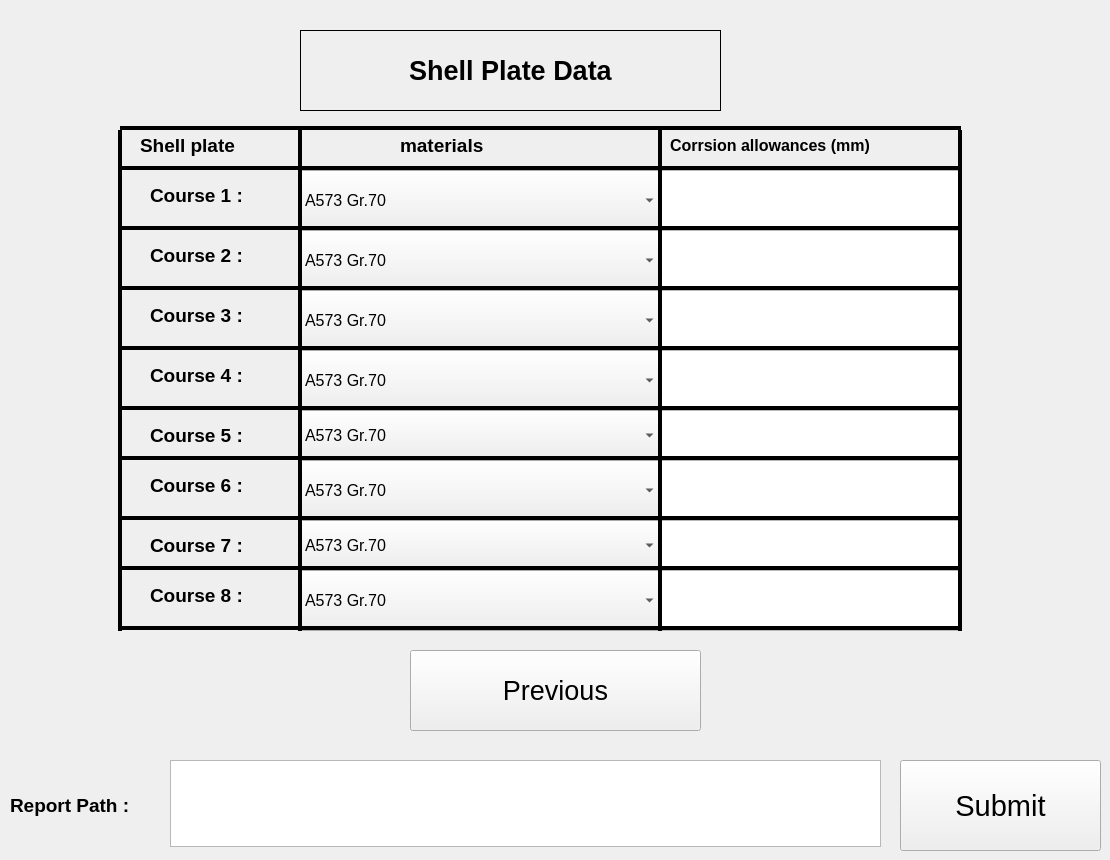
  <widget class="QWidget" name="ShellPlate">
   <widget class="QComboBox" name="ShellPlateCourse1Material">
    <property name="geometry">
     <rect>
      <x>300</x>
      <y>170</y>
      <width>361</width>
      <height>61</height>
     </rect>
    </property>
    <property name="font">
     <font>
      <pointsize>12</pointsize>
     </font>
    </property>
    <item>
     <property name="text">
      <string>A573 Gr.70 </string>
     </property>
    </item>
    <item>
     <property name="text">
      <string>A283 Gr. C</string>
     </property>
    </item>
   </widget>
   <widget class="QComboBox" name="ShellPlateCourse2Material">
    <property name="geometry">
     <rect>
      <x>300</x>
      <y>230</y>
      <width>361</width>
      <height>61</height>
     </rect>
    </property>
    <property name="font">
     <font>
      <pointsize>12</pointsize>
     </font>
    </property>
    <item>
     <property name="text">
      <string>A573 Gr.70 </string>
     </property>
    </item>
    <item>
     <property name="text">
      <string>A283 Gr. C</string>
     </property>
    </item>
   </widget>
   <widget class="QComboBox" name="ShellPlateCourse3Material">
    <property name="geometry">
     <rect>
      <x>300</x>
      <y>290</y>
      <width>361</width>
      <height>61</height>
     </rect>
    </property>
    <property name="font">
     <font>
      <pointsize>12</pointsize>
     </font>
    </property>
    <item>
     <property name="text">
      <string>A573 Gr.70 </string>
     </property>
    </item>
    <item>
     <property name="text">
      <string>A283 Gr. C</string>
     </property>
    </item>
   </widget>
   <widget class="QComboBox" name="ShellPlateCourse4Material">
    <property name="geometry">
     <rect>
      <x>300</x>
      <y>350</y>
      <width>361</width>
      <height>61</height>
     </rect>
    </property>
    <property name="font">
     <font>
      <pointsize>12</pointsize>
     </font>
    </property>
    <item>
     <property name="text">
      <string>A573 Gr.70 </string>
     </property>
    </item>
    <item>
     <property name="text">
      <string>A283 Gr. C</string>
     </property>
    </item>
   </widget>
   <widget class="QComboBox" name="ShellPlateCourse5Material">
    <property name="geometry">
     <rect>
      <x>300</x>
      <y>410</y>
      <width>361</width>
      <height>51</height>
     </rect>
    </property>
    <property name="font">
     <font>
      <pointsize>12</pointsize>
     </font>
    </property>
    <item>
     <property name="text">
      <string>A573 Gr.70 </string>
     </property>
    </item>
    <item>
     <property name="text">
      <string>A283 Gr. C</string>
     </property>
    </item>
   </widget>
   <widget class="QComboBox" name="ShellPlateCourse6Material">
    <property name="geometry">
     <rect>
      <x>300</x>
      <y>460</y>
      <width>361</width>
      <height>61</height>
     </rect>
    </property>
    <property name="font">
     <font>
      <pointsize>12</pointsize>
     </font>
    </property>
    <item>
     <property name="text">
      <string>A573 Gr.70 </string>
     </property>
    </item>
    <item>
     <property name="text">
      <string>A283 Gr. C</string>
     </property>
    </item>
   </widget>
   <widget class="QComboBox" name="ShellPlateCourse7Material">
    <property name="geometry">
     <rect>
      <x>300</x>
      <y>520</y>
      <width>361</width>
      <height>51</height>
     </rect>
    </property>
    <property name="font">
     <font>
      <pointsize>12</pointsize>
     </font>
    </property>
    <item>
     <property name="text">
      <string>A573 Gr.70 </string>
     </property>
    </item>
    <item>
     <property name="text">
      <string>A283 Gr. C</string>
     </property>
    </item>
   </widget>
   <widget class="QComboBox" name="ShellPlateCourse8Material">
    <property name="geometry">
     <rect>
      <x>300</x>
      <y>570</y>
      <width>361</width>
      <height>61</height>
     </rect>
    </property>
    <property name="font">
     <font>
      <pointsize>12</pointsize>
     </font>
    </property>
    <item>
     <property name="text">
      <string>A573 Gr.70 </string>
     </property>
    </item>
    <item>
     <property name="text">
      <string>A283 Gr. C</string>
     </property>
    </item>
   </widget>
   <widget class="QLabel" name="ShellPlateCourse1Material_2">
    <property name="geometry">
     <rect>
      <x>150</x>
      <y>170</y>
      <width>121</width>
      <height>51</height>
     </rect>
    </property>
    <property name="font">
     <font>
      <pointsize>14</pointsize>
      <weight>75</weight>
      <bold>true</bold>
     </font>
    </property>
    <property name="text">
     <string>Course 1 :</string>
    </property>
   </widget>
   <widget class="QLabel" name="ShellPlateCourse2Material_2">
    <property name="geometry">
     <rect>
      <x>150</x>
      <y>230</y>
      <width>121</width>
      <height>51</height>
     </rect>
    </property>
    <property name="font">
     <font>
      <pointsize>14</pointsize>
      <weight>75</weight>
      <bold>true</bold>
     </font>
    </property>
    <property name="text">
     <string>Course 2 :</string>
    </property>
   </widget>
   <widget class="QLabel" name="ShellPlateCourse3Material_2">
    <property name="geometry">
     <rect>
      <x>150</x>
      <y>290</y>
      <width>121</width>
      <height>51</height>
     </rect>
    </property>
    <property name="font">
     <font>
      <pointsize>14</pointsize>
      <weight>75</weight>
      <bold>true</bold>
     </font>
    </property>
    <property name="text">
     <string>Course 3 :</string>
    </property>
   </widget>
   <widget class="QLabel" name="ShellPlateCourse4Material_2">
    <property name="geometry">
     <rect>
      <x>150</x>
      <y>350</y>
      <width>121</width>
      <height>51</height>
     </rect>
    </property>
    <property name="font">
     <font>
      <pointsize>14</pointsize>
      <weight>75</weight>
      <bold>true</bold>
     </font>
    </property>
    <property name="text">
     <string>Course 4 :</string>
    </property>
   </widget>
   <widget class="QLabel" name="ShellPlateCourse5Material_2">
    <property name="geometry">
     <rect>
      <x>150</x>
      <y>410</y>
      <width>121</width>
      <height>51</height>
     </rect>
    </property>
    <property name="font">
     <font>
      <pointsize>14</pointsize>
      <weight>75</weight>
      <bold>true</bold>
     </font>
    </property>
    <property name="text">
     <string>Course 5 :</string>
    </property>
   </widget>
   <widget class="QLabel" name="ShellPlateCourse6Material_2">
    <property name="geometry">
     <rect>
      <x>150</x>
      <y>460</y>
      <width>121</width>
      <height>51</height>
     </rect>
    </property>
    <property name="font">
     <font>
      <pointsize>14</pointsize>
      <weight>75</weight>
      <bold>true</bold>
     </font>
    </property>
    <property name="text">
     <string>Course 6 :</string>
    </property>
   </widget>
   <widget class="QLabel" name="ShellPlateCourse7Material_2">
    <property name="geometry">
     <rect>
      <x>150</x>
      <y>520</y>
      <width>121</width>
      <height>51</height>
     </rect>
    </property>
    <property name="font">
     <font>
      <pointsize>14</pointsize>
      <weight>75</weight>
      <bold>true</bold>
     </font>
    </property>
    <property name="text">
     <string>Course 7 :</string>
    </property>
   </widget>
   <widget class="QLabel" name="ShellPlateCourse8Material_2">
    <property name="geometry">
     <rect>
      <x>150</x>
      <y>570</y>
      <width>121</width>
      <height>51</height>
     </rect>
    </property>
    <property name="font">
     <font>
      <pointsize>14</pointsize>
      <weight>75</weight>
      <bold>true</bold>
     </font>
    </property>
    <property name="text">
     <string>Course 8 :</string>
    </property>
   </widget>
   <widget class="QTextEdit" name="ShellPlateCourse1CA">
    <property name="geometry">
     <rect>
      <x>660</x>
      <y>170</y>
      <width>301</width>
      <height>61</height>
     </rect>
    </property>
   </widget>
   <widget class="QTextEdit" name="ShellPlateCourse2CA">
    <property name="geometry">
     <rect>
      <x>660</x>
      <y>230</y>
      <width>301</width>
      <height>61</height>
     </rect>
    </property>
   </widget>
   <widget class="QTextEdit" name="ShellPlateCourse3CA">
    <property name="geometry">
     <rect>
      <x>660</x>
      <y>290</y>
      <width>301</width>
      <height>61</height>
     </rect>
    </property>
   </widget>
   <widget class="QTextEdit" name="ShellPlateCourse4CA">
    <property name="geometry">
     <rect>
      <x>660</x>
      <y>350</y>
      <width>301</width>
      <height>61</height>
     </rect>
    </property>
   </widget>
   <widget class="QTextEdit" name="ShellPlateCourse5CA">
    <property name="geometry">
     <rect>
      <x>660</x>
      <y>410</y>
      <width>301</width>
      <height>51</height>
     </rect>
    </property>
   </widget>
   <widget class="QTextEdit" name="ShellPlateCourse6CA">
    <property name="geometry">
     <rect>
      <x>660</x>
      <y>460</y>
      <width>301</width>
      <height>61</height>
     </rect>
    </property>
   </widget>
   <widget class="QTextEdit" name="ShellPlateCourse7CA">
    <property name="geometry">
     <rect>
      <x>660</x>
      <y>520</y>
      <width>301</width>
      <height>51</height>
     </rect>
    </property>
   </widget>
   <widget class="QTextEdit" name="ShellPlateCourse8CA">
    <property name="geometry">
     <rect>
      <x>660</x>
      <y>570</y>
      <width>301</width>
      <height>61</height>
     </rect>
    </property>
   </widget>
   <widget class="QLabel" name="Designliquidheight_19">
    <property name="geometry">
     <rect>
      <x>140</x>
      <y>120</y>
      <width>141</width>
      <height>51</height>
     </rect>
    </property>
    <property name="font">
     <font>
      <pointsize>14</pointsize>
      <weight>75</weight>
      <bold>true</bold>
     </font>
    </property>
    <property name="text">
     <string>Shell plate</string>
    </property>
   </widget>
   <widget class="QLabel" name="Designliquidheight_20">
    <property name="geometry">
     <rect>
      <x>400</x>
      <y>120</y>
      <width>121</width>
      <height>51</height>
     </rect>
    </property>
    <property name="font">
     <font>
      <pointsize>14</pointsize>
      <weight>75</weight>
      <bold>true</bold>
     </font>
    </property>
    <property name="text">
     <string>materials</string>
    </property>
   </widget>
   <widget class="QLabel" name="Designliquidheight_21">
    <property name="geometry">
     <rect>
      <x>670</x>
      <y>120</y>
      <width>271</width>
      <height>51</height>
     </rect>
    </property>
    <property name="font">
     <font>
      <pointsize>12</pointsize>
      <weight>75</weight>
      <bold>true</bold>
     </font>
    </property>
    <property name="text">
     <string>Corrsion allowances (mm)</string>
    </property>
   </widget>
   <widget class="Line" name="line">
    <property name="geometry">
     <rect>
      <x>110</x>
      <y>130</y>
      <width>20</width>
      <height>501</height>
     </rect>
    </property>
    <property name="font">
     <font>
      <pointsize>72</pointsize>
     </font>
    </property>
    <property name="frameShadow">
     <enum>QFrame::Plain</enum>
    </property>
    <property name="lineWidth">
     <number>4</number>
    </property>
    <property name="orientation">
     <enum>Qt::Vertical</enum>
    </property>
   </widget>
   <widget class="Line" name="line_2">
    <property name="geometry">
     <rect>
      <x>120</x>
      <y>120</y>
      <width>841</width>
      <height>16</height>
     </rect>
    </property>
    <property name="frameShadow">
     <enum>QFrame::Plain</enum>
    </property>
    <property name="lineWidth">
     <number>4</number>
    </property>
    <property name="orientation">
     <enum>Qt::Horizontal</enum>
    </property>
   </widget>
   <widget class="Line" name="line_3">
    <property name="geometry">
     <rect>
      <x>290</x>
      <y>130</y>
      <width>20</width>
      <height>501</height>
     </rect>
    </property>
    <property name="frameShadow">
     <enum>QFrame::Plain</enum>
    </property>
    <property name="lineWidth">
     <number>4</number>
    </property>
    <property name="orientation">
     <enum>Qt::Vertical</enum>
    </property>
   </widget>
   <widget class="Line" name="line_4">
    <property name="geometry">
     <rect>
      <x>650</x>
      <y>130</y>
      <width>20</width>
      <height>501</height>
     </rect>
    </property>
    <property name="frameShadow">
     <enum>QFrame::Plain</enum>
    </property>
    <property name="lineWidth">
     <number>4</number>
    </property>
    <property name="orientation">
     <enum>Qt::Vertical</enum>
    </property>
   </widget>
   <widget class="Line" name="line_5">
    <property name="geometry">
     <rect>
      <x>950</x>
      <y>130</y>
      <width>20</width>
      <height>501</height>
     </rect>
    </property>
    <property name="frameShadow">
     <enum>QFrame::Plain</enum>
    </property>
    <property name="lineWidth">
     <number>4</number>
    </property>
    <property name="orientation">
     <enum>Qt::Vertical</enum>
    </property>
   </widget>
   <widget class="Line" name="line_6">
    <property name="geometry">
     <rect>
      <x>120</x>
      <y>160</y>
      <width>841</width>
      <height>16</height>
     </rect>
    </property>
    <property name="frameShadow">
     <enum>QFrame::Plain</enum>
    </property>
    <property name="lineWidth">
     <number>4</number>
    </property>
    <property name="orientation">
     <enum>Qt::Horizontal</enum>
    </property>
   </widget>
   <widget class="Line" name="line_7">
    <property name="geometry">
     <rect>
      <x>120</x>
      <y>220</y>
      <width>841</width>
      <height>16</height>
     </rect>
    </property>
    <property name="frameShadow">
     <enum>QFrame::Plain</enum>
    </property>
    <property name="lineWidth">
     <number>4</number>
    </property>
    <property name="orientation">
     <enum>Qt::Horizontal</enum>
    </property>
   </widget>
   <widget class="Line" name="line_8">
    <property name="geometry">
     <rect>
      <x>120</x>
      <y>280</y>
      <width>841</width>
      <height>16</height>
     </rect>
    </property>
    <property name="frameShadow">
     <enum>QFrame::Plain</enum>
    </property>
    <property name="lineWidth">
     <number>4</number>
    </property>
    <property name="orientation">
     <enum>Qt::Horizontal</enum>
    </property>
   </widget>
   <widget class="Line" name="line_9">
    <property name="geometry">
     <rect>
      <x>120</x>
      <y>340</y>
      <width>841</width>
      <height>16</height>
     </rect>
    </property>
    <property name="frameShadow">
     <enum>QFrame::Plain</enum>
    </property>
    <property name="lineWidth">
     <number>4</number>
    </property>
    <property name="orientation">
     <enum>Qt::Horizontal</enum>
    </property>
   </widget>
   <widget class="Line" name="line_10">
    <property name="geometry">
     <rect>
      <x>120</x>
      <y>400</y>
      <width>841</width>
      <height>16</height>
     </rect>
    </property>
    <property name="frameShadow">
     <enum>QFrame::Plain</enum>
    </property>
    <property name="lineWidth">
     <number>4</number>
    </property>
    <property name="orientation">
     <enum>Qt::Horizontal</enum>
    </property>
   </widget>
   <widget class="Line" name="line_11">
    <property name="geometry">
     <rect>
      <x>120</x>
      <y>450</y>
      <width>841</width>
      <height>16</height>
     </rect>
    </property>
    <property name="frameShadow">
     <enum>QFrame::Plain</enum>
    </property>
    <property name="lineWidth">
     <number>4</number>
    </property>
    <property name="orientation">
     <enum>Qt::Horizontal</enum>
    </property>
   </widget>
   <widget class="Line" name="line_12">
    <property name="geometry">
     <rect>
      <x>120</x>
      <y>510</y>
      <width>841</width>
      <height>16</height>
     </rect>
    </property>
    <property name="frameShadow">
     <enum>QFrame::Plain</enum>
    </property>
    <property name="lineWidth">
     <number>4</number>
    </property>
    <property name="orientation">
     <enum>Qt::Horizontal</enum>
    </property>
   </widget>
   <widget class="Line" name="line_13">
    <property name="geometry">
     <rect>
      <x>120</x>
      <y>620</y>
      <width>841</width>
      <height>16</height>
     </rect>
    </property>
    <property name="frameShadow">
     <enum>QFrame::Plain</enum>
    </property>
    <property name="lineWidth">
     <number>4</number>
    </property>
    <property name="orientation">
     <enum>Qt::Horizontal</enum>
    </property>
   </widget>
   <widget class="Line" name="line_14">
    <property name="geometry">
     <rect>
      <x>120</x>
      <y>560</y>
      <width>841</width>
      <height>16</height>
     </rect>
    </property>
    <property name="frameShadow">
     <enum>QFrame::Plain</enum>
    </property>
    <property name="lineWidth">
     <number>4</number>
    </property>
    <property name="orientation">
     <enum>Qt::Horizontal</enum>
    </property>
   </widget>
   <widget class="QLabel" name="ShellPlateData">
    <property name="geometry">
     <rect>
      <x>300</x>
      <y>30</y>
      <width>421</width>
      <height>81</height>
     </rect>
    </property>
    <property name="font">
     <font>
      <pointsize>20</pointsize>
      <weight>75</weight>
      <bold>true</bold>
     </font>
    </property>
    <property name="layoutDirection">
     <enum>Qt::LeftToRight</enum>
    </property>
    <property name="autoFillBackground">
     <bool>true</bool>
    </property>
    <property name="frameShape">
     <enum>QFrame::Box</enum>
    </property>
    <property name="text">
     <string>Shell Plate Data</string>
    </property>
    <property name="alignment">
     <set>Qt::AlignCenter</set>
    </property>
   </widget>
   <widget class="QPushButton" name="TankDesignCalculator">
    <property name="geometry">
     <rect>
      <x>900</x>
      <y>760</y>
      <width>201</width>
      <height>91</height>
     </rect>
    </property>
    <property name="font">
     <font>
      <pointsize>22</pointsize>
     </font>
    </property>
    <property name="text">
     <string>Submit</string>
    </property>
   </widget>
   <widget class="QTextEdit" name="InputPath">
    <property name="geometry">
     <rect>
      <x>170</x>
      <y>760</y>
      <width>711</width>
      <height>87</height>
     </rect>
    </property>
   </widget>
   <widget class="QLabel" name="InputPath_2">
    <property name="geometry">
     <rect>
      <x>10</x>
      <y>780</y>
      <width>161</width>
      <height>51</height>
     </rect>
    </property>
    <property name="font">
     <font>
      <pointsize>14</pointsize>
      <weight>75</weight>
      <bold>true</bold>
     </font>
    </property>
    <property name="text">
     <string>Report Path :</string>
    </property>
   </widget>
   <widget class="QPushButton" name="previous_7">
    <property name="geometry">
     <rect>
      <x>410</x>
      <y>650</y>
      <width>291</width>
      <height>81</height>
     </rect>
    </property>
    <property name="font">
     <font>
      <pointsize>20</pointsize>
     </font>
    </property>
    <property name="text">
     <string>Previous</string>
    </property>
   </widget>
   <zorder>ShellPlateCourse1Material</zorder>
   <zorder>ShellPlateCourse2Material</zorder>
   <zorder>ShellPlateCourse3Material</zorder>
   <zorder>ShellPlateCourse4Material</zorder>
   <zorder>ShellPlateCourse5Material</zorder>
   <zorder>ShellPlateCourse6Material</zorder>
   <zorder>ShellPlateCourse7Material</zorder>
   <zorder>ShellPlateCourse8Material</zorder>
   <zorder>ShellPlateCourse1Material_2</zorder>
   <zorder>ShellPlateCourse2Material_2</zorder>
   <zorder>ShellPlateCourse3Material_2</zorder>
   <zorder>ShellPlateCourse4Material_2</zorder>
   <zorder>ShellPlateCourse5Material_2</zorder>
   <zorder>ShellPlateCourse6Material_2</zorder>
   <zorder>ShellPlateCourse7Material_2</zorder>
   <zorder>ShellPlateCourse8Material_2</zorder>
   <zorder>ShellPlateCourse1CA</zorder>
   <zorder>ShellPlateCourse2CA</zorder>
   <zorder>ShellPlateCourse3CA</zorder>
   <zorder>ShellPlateCourse4CA</zorder>
   <zorder>ShellPlateCourse5CA</zorder>
   <zorder>ShellPlateCourse6CA</zorder>
   <zorder>ShellPlateCourse7CA</zorder>
   <zorder>ShellPlateCourse8CA</zorder>
   <zorder>Designliquidheight_19</zorder>
   <zorder>Designliquidheight_20</zorder>
   <zorder>Designliquidheight_21</zorder>
   <zorder>line_2</zorder>
   <zorder>line</zorder>
   <zorder>line_3</zorder>
   <zorder>line_4</zorder>
   <zorder>line_5</zorder>
   <zorder>line_6</zorder>
   <zorder>line_7</zorder>
   <zorder>line_8</zorder>
   <zorder>line_9</zorder>
   <zorder>line_10</zorder>
   <zorder>line_11</zorder>
   <zorder>line_12</zorder>
   <zorder>line_13</zorder>
   <zorder>line_14</zorder>
   <zorder>ShellPlateData</zorder>
   <zorder>TankDesignCalculator</zorder>
   <zorder>InputPath</zorder>
   <zorder>InputPath_2</zorder>
   <zorder>previous_7</zorder>
  </widget>
